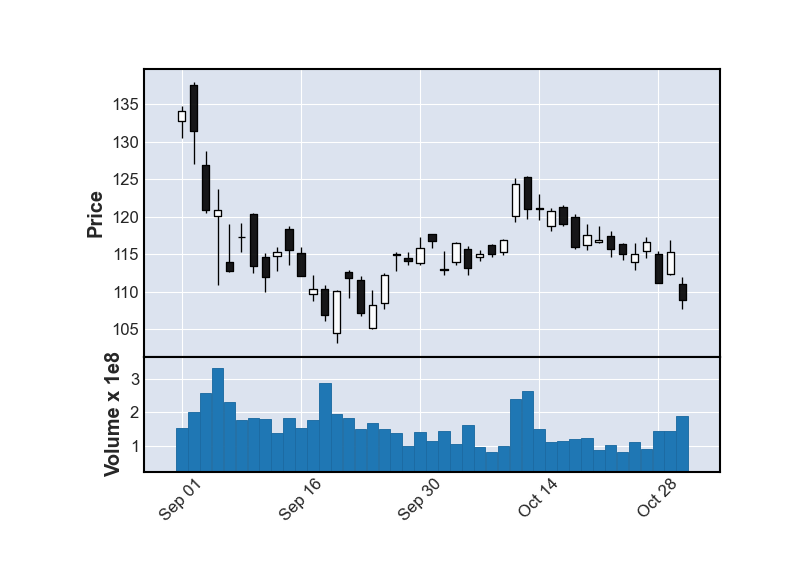

Source code (Python):
import pandas as pd
import mplfinance as mpf

data = pd.read_csv('../AAPL.csv')


def Date():
    global data
    data.Date = pd.to_datetime(data.Date)
    data = data.set_index('Date')


Date()

mpf.plot(data['2020-09':'2020-10'], type='candle', volume=True)
